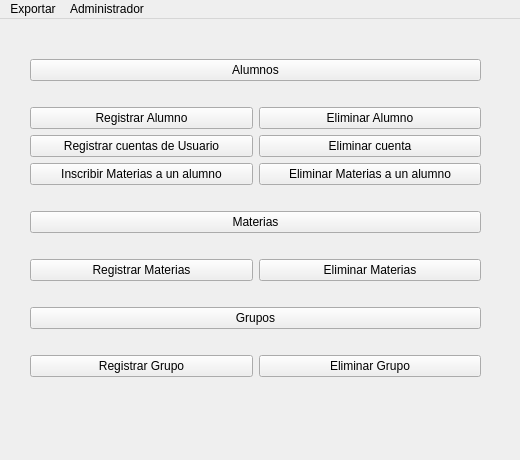
<?xml version="1.0" encoding="UTF-8"?>
<ui version="4.0">
 <class>Menu</class>
 <widget class="QMainWindow" name="Menu">
  <property name="geometry">
   <rect>
    <x>0</x>
    <y>0</y>
    <width>520</width>
    <height>460</height>
   </rect>
  </property>
  <property name="maximumSize">
   <size>
    <width>520</width>
    <height>460</height>
   </size>
  </property>
  <property name="windowTitle">
   <string>Menu principal</string>
  </property>
  <widget class="QWidget" name="centralwidget">
   <widget class="QWidget" name="layoutWidget">
    <property name="geometry">
     <rect>
      <x>30</x>
      <y>20</y>
      <width>451</width>
      <height>361</height>
     </rect>
    </property>
    <layout class="QVBoxLayout" name="verticalLayout">
     <item>
      <widget class="QPushButton" name="Alumnos">
       <property name="text">
        <string>Alumnos</string>
       </property>
      </widget>
     </item>
     <item>
      <layout class="QHBoxLayout" name="horizontalLayout">
       <item>
        <layout class="QGridLayout" name="gridLayout">
         <item row="3" column="1">
          <widget class="QPushButton" name="EliminarMateriasAl">
           <property name="text">
            <string>Eliminar Materias a un alumno</string>
           </property>
          </widget>
         </item>
         <item row="0" column="0">
          <widget class="QPushButton" name="RegistrarAl">
           <property name="text">
            <string>Registrar Alumno</string>
           </property>
          </widget>
         </item>
         <item row="3" column="0">
          <widget class="QPushButton" name="AsignarMateriasAl">
           <property name="text">
            <string>Inscribir Materias a un alumno</string>
           </property>
          </widget>
         </item>
         <item row="1" column="0">
          <widget class="QPushButton" name="RegistrarCuentas">
           <property name="text">
            <string>Registrar cuentas de Usuario</string>
           </property>
          </widget>
         </item>
         <item row="0" column="1">
          <widget class="QPushButton" name="EliminarAl">
           <property name="text">
            <string>Eliminar Alumno</string>
           </property>
          </widget>
         </item>
         <item row="1" column="1">
          <widget class="QPushButton" name="EliminarCuentas">
           <property name="text">
            <string>Eliminar cuenta</string>
           </property>
          </widget>
         </item>
        </layout>
       </item>
      </layout>
     </item>
     <item>
      <widget class="QPushButton" name="Materias">
       <property name="text">
        <string>Materias</string>
       </property>
      </widget>
     </item>
     <item>
      <layout class="QHBoxLayout" name="horizontalLayout_2">
       <item>
        <widget class="QPushButton" name="RegistrarMat">
         <property name="text">
          <string>Registrar Materias</string>
         </property>
        </widget>
       </item>
       <item>
        <widget class="QPushButton" name="EliminarMat">
         <property name="text">
          <string>Eliminar Materias</string>
         </property>
        </widget>
       </item>
      </layout>
     </item>
     <item>
      <widget class="QPushButton" name="Grupos">
       <property name="text">
        <string>Grupos</string>
       </property>
      </widget>
     </item>
     <item>
      <layout class="QHBoxLayout" name="horizontalLayout_3">
       <item>
        <widget class="QPushButton" name="RegistrarGpo">
         <property name="text">
          <string>Registrar Grupo</string>
         </property>
        </widget>
       </item>
       <item>
        <widget class="QPushButton" name="EliminarGpo">
         <property name="text">
          <string>Eliminar Grupo</string>
         </property>
        </widget>
       </item>
      </layout>
     </item>
    </layout>
   </widget>
  </widget>
  <widget class="QMenuBar" name="menuBar">
   <property name="geometry">
    <rect>
     <x>0</x>
     <y>0</y>
     <width>520</width>
     <height>26</height>
    </rect>
   </property>
   <widget class="QMenu" name="menuExportar">
    <property name="title">
     <string>Exportar</string>
    </property>
    <widget class="QMenu" name="menuA_excel">
     <property name="title">
      <string>A excel</string>
     </property>
     <addaction name="actionResult"/>
    </widget>
    <addaction name="menuA_excel"/>
   </widget>
   <widget class="QMenu" name="menuAdmin">
    <property name="title">
     <string>Administrador</string>
    </property>
    <widget class="QMenu" name="menuUsuario">
     <property name="title">
      <string>Usuarios aplicacion</string>
     </property>
     <addaction name="actionCrearUsuario_2"/>
     <addaction name="actionEliminar_Usuario"/>
    </widget>
    <addaction name="menuUsuario"/>
    <addaction name="actionRespaldarBD"/>
   </widget>
   <addaction name="menuExportar"/>
   <addaction name="menuAdmin"/>
  </widget>
  <action name="actionCargar">
   <property name="text">
    <string>Cargar</string>
   </property>
  </action>
  <action name="actionRespaldar">
   <property name="text">
    <string>Respaldar</string>
   </property>
  </action>
  <action name="actionALL">
   <property name="text">
    <string>Exportar toda la base de datos</string>
   </property>
  </action>
  <action name="actionObtener_la_tabla_resultado">
   <property name="text">
    <string>Obtener la tabla resultado</string>
   </property>
  </action>
  <action name="actionToda_la_base">
   <property name="text">
    <string>Toda la base </string>
   </property>
  </action>
  <action name="actionResult">
   <property name="text">
    <string>Tabla Usuarios Moodle</string>
   </property>
  </action>
  <action name="actionALL_2">
   <property name="text">
    <string>Toda la base de datos</string>
   </property>
  </action>
  <action name="actionRespaldarBD">
   <property name="text">
    <string>Respaldar Base de datos</string>
   </property>
  </action>
  <action name="actionCrearUsuario_2">
   <property name="text">
    <string>Crear Nuevo Usuario</string>
   </property>
  </action>
  <action name="actionEliminar_Usuario">
   <property name="text">
    <string>Eliminar Usuario</string>
   </property>
  </action>
 </widget>
 <resources/>
 <connections/>
</ui>
